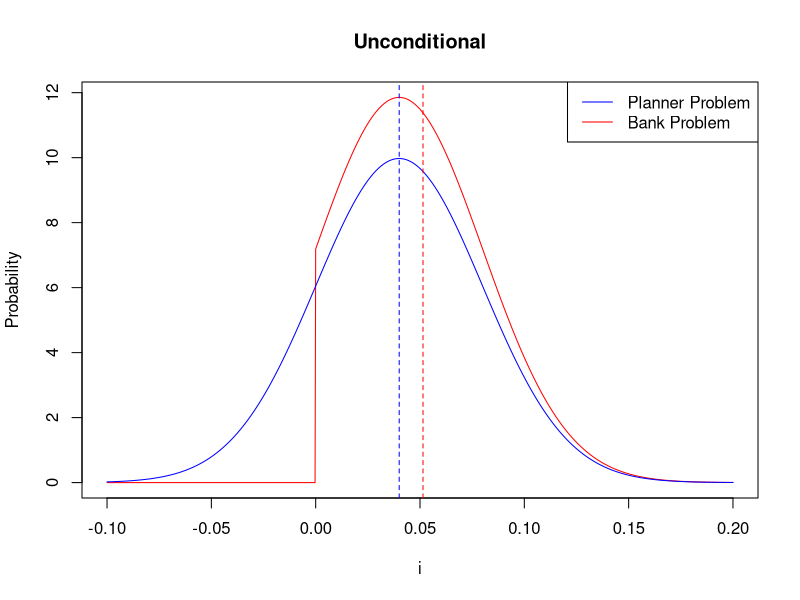
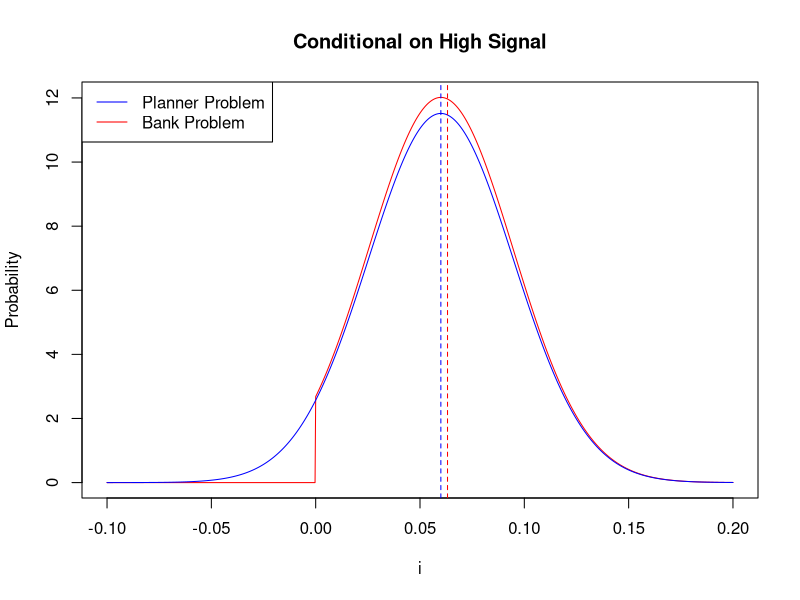
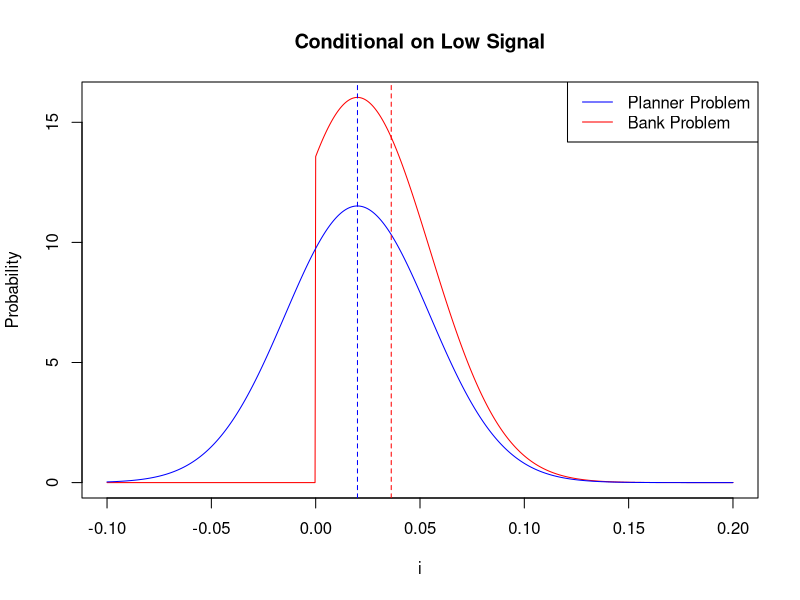

The R script that drew these images, in order:
library("truncnorm")

setwd("/Users/vonhafften/Documents/UW Madison/problem_sets/econ_717b/proposal/")

mu <-  0.04
sigma <- 0.04
rho <- 0.5

x <- seq(-0.1, 0.2, length = 1000)

pp_u <- dnorm(x, mu, sigma)
pp_u_mean <- sum(x * pp_u/sum(pp_u))

bp_u <- dtruncnorm(x, a=0, mean = mu, sd = sigma)
bp_u_mean <- sum(x * bp_u/sum(bp_u))

png("ll_u.png", width = 480, height = 360)

plot(x, bp_u, type = "l", col = "red", ylab = "Probability", xlab = "i", main = "Unconditional")
lines(x, pp_u, col ="blue")
abline(v= bp_u_mean, lty = 2, col = "red")
abline(v= pp_u_mean, lty = 2, col = "blue")
legend("topright", c("Planner Problem", "Bank Problem"), lty = c(1, 1), col = c("blue", "red"))

dev.off()


mu_low <- mu - sigma*rho*1
sigma_low <- sqrt((1 - rho^2)*sigma^2)
pp_low <- dnorm(x, mu_low, sigma_low)
pp_low_mean <- sum(x * pp_low/sum(pp_low))
bp_low <- dtruncnorm(x, a=0, mean = mu_low, sd = sigma_low)
bp_low_mean <- sum(x * bp_low/sum(bp_low))

mu_high <- mu + sigma*rho*1
sigma_high <-  sqrt((1 - rho^2)*sigma^2)
pp_high <- dnorm(x, mu_high, sigma_high)
pp_high_mean <- sum(x * pp_high/sum(pp_high))
bp_high <- dtruncnorm(x, a=0, mean = mu_high, sd = sigma_high)
bp_high_mean <- sum(x * bp_high/sum(bp_high))


png("ll_high.png", width = 480, height = 360)

plot(x, bp_high, type = "l", col = "red", ylab = "Probability", xlab = "i", main = "Conditional on High Signal")
lines(x, pp_high, col ="blue")
abline(v= bp_high_mean, lty = 2, col = "red")
abline(v= pp_high_mean, lty = 2, col = "blue")
legend("topleft", c("Planner Problem", "Bank Problem"), lty = c(1, 1), col = c("blue", "red"))

dev.off()


png("ll_low.png", width = 480, height = 360)

plot(x, bp_low, type = "l", col = "red", ylab = "Probability", xlab = "i", main = "Conditional on Low Signal")
lines(x, pp_low, col ="blue")
abline(v= bp_low_mean, lty = 2, col = "red")
abline(v= pp_low_mean, lty = 2, col = "blue")
legend("topright", c("Planner Problem", "Bank Problem"), lty = c(1, 1), col = c("blue", "red"))

dev.off()
